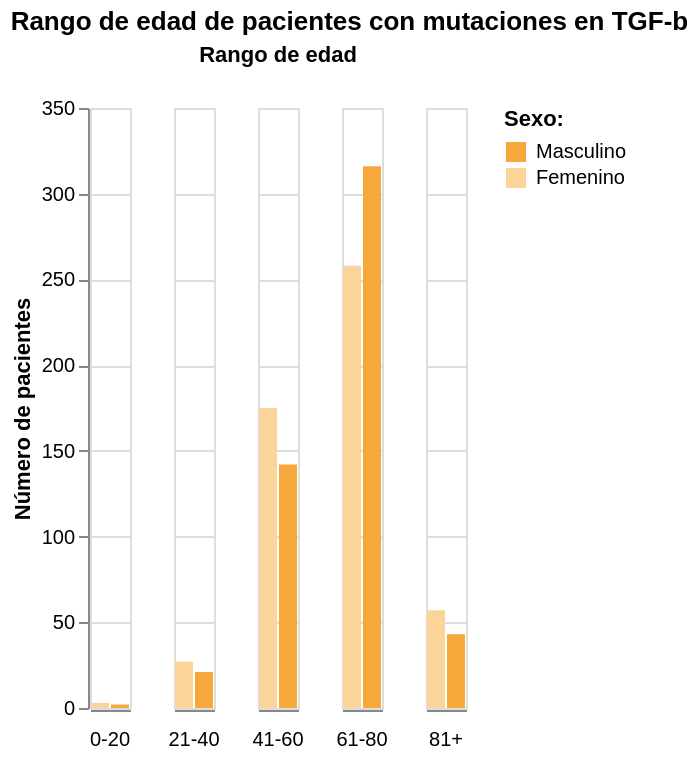

The cell this chart's notebook holds for it:
### Code cell
import altair as alt

chart = alt.Chart(df_donor_sex).mark_bar().encode(
    alt.X("donor_sex:N")
        .title('')
        .axis(labels=False, ticks=False),
    alt.Y("count(icgc_donor_id):Q")
        .title("Número de pacientes"),
    alt.Color("donor_sex:N")
        .scale(domain=("Masculino", "Femenino"), range=["#f7a83a", "#fbd499"])
        .title("Sexo:"),
    alt.Column("age_group:O")
        .title("Rango de edad")
        .header(labelOrient='bottom')  # Orientar las etiquetas hacia la parte inferior
).properties(
    width=20,
    title="Rango de edad de pacientes con mutaciones en TGF-b"
).transform_calculate(
    "donor_sex", alt.expr.if_(alt.datum.donor_sex == 'Masculino', "Masculino", "Femenino")
)

# Guardar la imagen como PNG con mayor resolución (300 dpi)
chart.save("../run/imagenes/pacientes_sexo_{0}.png".format(family_name), dpi=600)  # Aumenta el valor de scale para mejorar la resolución


chart

### Figure 1 — Vega-Lite specification as saved in the notebook (floating-point values rounded to 4 significant figures; data arrays with more than 128 entries replaced by an {"elided": "..."} marker saying what was removed)
{"config": {"view": {"continuousWidth": 300, "continuousHeight": 300}}, "data": {"name": "data-afc845d2a2d4025bd086765d3c9165f2"}, "mark": {"type": "bar"}, "encoding": {"color": {"field": "donor_sex", "scale": {"domain": ["Masculino", "Femenino"], "range": ["#f7a83a", "#fbd499"]}, "title": "Sexo:", "type": "nominal"}, "column": {"field": "age_group", "header": {"labelOrient": "bottom"}, "title": "Rango de edad", "type": "ordinal"}, "x": {"axis": {"labels": false, "ticks": false}, "field": "donor_sex", "title": "", "type": "nominal"}, "y": {"aggregate": "count", "field": "icgc_donor_id", "title": "Número de pacientes", "type": "quantitative"}}, "title": "Rango de edad de pacientes con mutaciones en TGF-b", "transform": [{"calculate": "if((datum.donor_sex === 'Masculino'),'Masculino','Femenino')", "as": "donor_sex"}], "width": 20, "$schema": "https://vega.github.io/schema/vega-lite/v5.16.3.json", "datasets": {"data-afc845d2a2d4025bd086765d3c9165f2": {"elided": "1044 records"}}}
